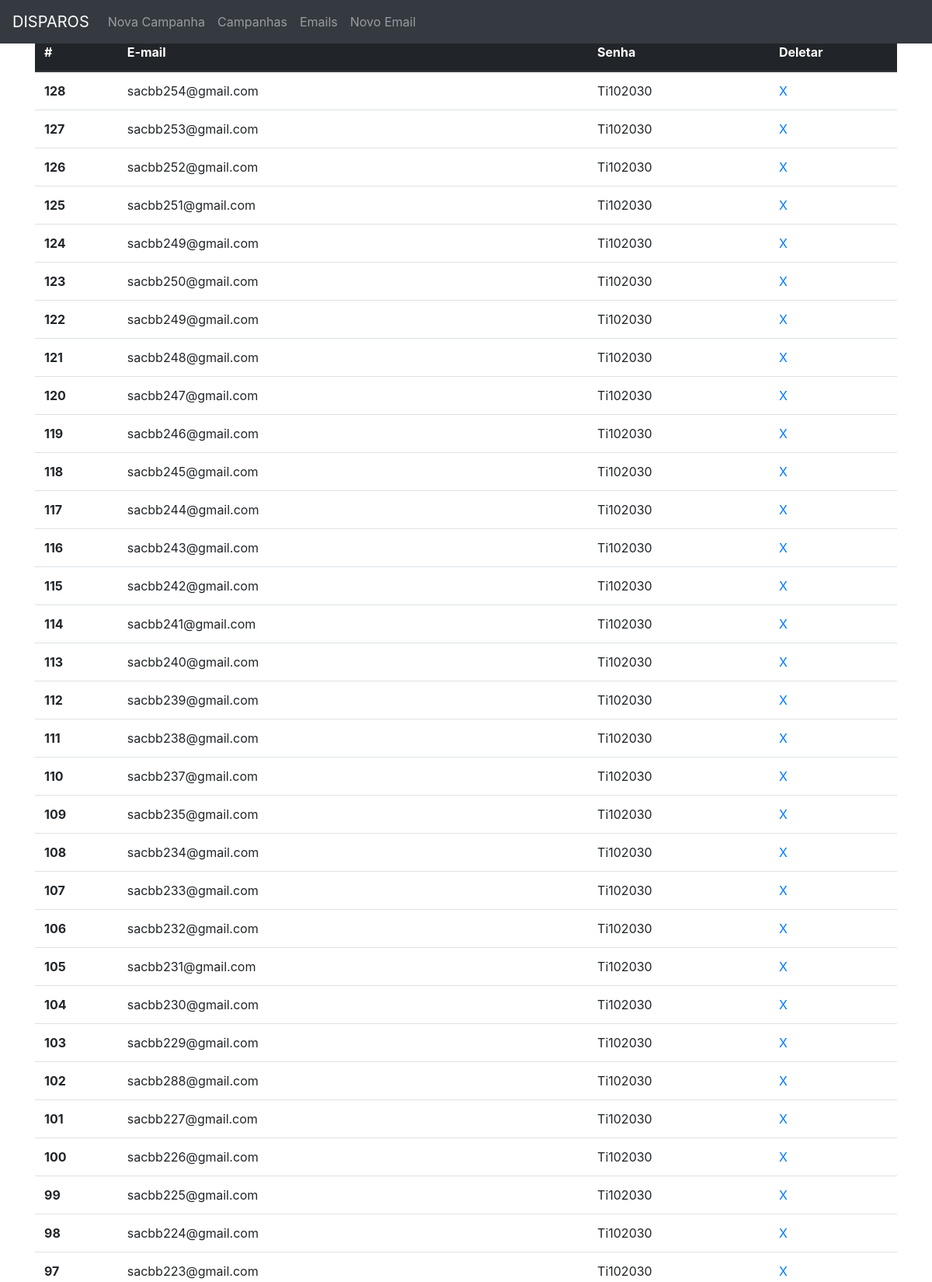
The app's page /emails-disparos.php (upper part) with its own data.
### tables this page shows
CREATE TABLE `smtp` (
  `id_smtp` int(11) NOT NULL,
  `email` varchar(255) DEFAULT NULL,
  `senha` varchar(255) DEFAULT NULL,
  `date` date NOT NULL,
  `enviado` int(11) NOT NULL
);

### emails-disparos.php (the view, shortened to what this page needs)
<!doctype html>
<html lang="en" class="h-100">
  <head>
	<link href="https://getbootstrap.com/docs/4.0/dist/css/bootstrap.min.css" rel="stylesheet">
    <link href="https://getbootstrap.com/docs/4.4/examples/sticky-footer-navbar/sticky-footer-navbar.css" rel="stylesheet">
  </head>
  <body class="d-flex flex-column h-100">
	<?php
	include("config.php");
	$sql = "SELECT * FROM smtp ORDER BY id_smtp DESC";
	$result = $PDO->query( $sql );
	$rows = $result->fetchAll( PDO::FETCH_ASSOC );
	?>
    <header>
  <nav class="navbar navbar-expand-md navbar-dark fixed-top bg-dark">
    <a class="navbar-brand" href="#">DISPAROS</a>
    <div class="collapse navbar-collapse" id="navbarCollapse">
      <ul class="navbar-nav mr-auto">
        <li class="nav-item">
          <a class="nav-link" href="index.php">Nova Campanha</a>
        </li>
        <li class="nav-item">
          <a class="nav-link" href="campanhas.php">Campanhas</a>
        </li>
		<li class="nav-item">
          <a class="nav-link" href="emails-disparos.php">Emails</a>
        </li>
        <li class="nav-item">
          <a class="nav-link" href="novo-email.php">Novo Email</a>
        </li>
      </ul>
    </div>
  </nav>
</header>
<main role="main" class="flex-shrink-0">
  <div class="container">
	<h3>E-mails de envios</h3>
	<table class="table">
	  <thead class="thead-dark">
		<tr>
		  <th scope="col">#</th>
		  <th scope="col">E-mail</th>
		  <th scope="col">Senha</th>
		  <th scope="col">Deletar</th>
		</tr>
	  </thead>
	  <tbody>
		<?php
			foreach($rows as $i => $v)
			{
				echo '<tr>
						  <th scope="row">'.$v['id_smtp'].'</th>
						  <td>'.$v['email'].'</td>
						  <td>'.$v['senha'].'</td>
						  <td><a href="apagar-smtp.php?id_smtp='.$v['id_smtp'].'">X</a></td>
						</tr>';
			}
		?>
	  </tbody>
	</table>
  </div>
</main>
      </body>
</html>

### records on screen
smtp: id_smtp "128", email "sacbb254@gmail.com", senha "Ti102030"
smtp: id_smtp "127", email "sacbb253@gmail.com", senha "Ti102030"
smtp: id_smtp "126", email "sacbb252@gmail.com", senha "Ti102030"
smtp: id_smtp "125", email "sacbb251@gmail.com", senha "Ti102030"
smtp: id_smtp "124", email "sacbb249@gmail.com", senha "Ti102030"
smtp: id_smtp "123", email "sacbb250@gmail.com", senha "Ti102030"
smtp: id_smtp "122", email "sacbb249@gmail.com", senha "Ti102030"
smtp: id_smtp "121", email "sacbb248@gmail.com", senha "Ti102030"
smtp: id_smtp "120", email "sacbb247@gmail.com", senha "Ti102030"
smtp: id_smtp "119", email "sacbb246@gmail.com", senha "Ti102030"
smtp: id_smtp "118", email "sacbb245@gmail.com", senha "Ti102030"
smtp: id_smtp "117", email "sacbb244@gmail.com", senha "Ti102030"
smtp: id_smtp "116", email "sacbb243@gmail.com", senha "Ti102030"
smtp: id_smtp "115", email "sacbb242@gmail.com", senha "Ti102030"
smtp: id_smtp "114", email "sacbb241@gmail.com", senha "Ti102030"
smtp: id_smtp "113", email "sacbb240@gmail.com", senha "Ti102030"
smtp: id_smtp "112", email "sacbb239@gmail.com", senha "Ti102030"
smtp: id_smtp "111", email "sacbb238@gmail.com", senha "Ti102030"
smtp: id_smtp "110", email "sacbb237@gmail.com", senha "Ti102030"
smtp: id_smtp "109", email "sacbb235@gmail.com", senha "Ti102030"
smtp: id_smtp "108", email "sacbb234@gmail.com", senha "Ti102030"
smtp: id_smtp "107", email "sacbb233@gmail.com", senha "Ti102030"
smtp: id_smtp "106", email "sacbb232@gmail.com", senha "Ti102030"
smtp: id_smtp "105", email "sacbb231@gmail.com", senha "Ti102030"
smtp: id_smtp "104", email "sacbb230@gmail.com", senha "Ti102030"
smtp: id_smtp "103", email "sacbb229@gmail.com", senha "Ti102030"
smtp: id_smtp "102", email "sacbb288@gmail.com", senha "Ti102030"
smtp: id_smtp "101", email "sacbb227@gmail.com", senha "Ti102030"
smtp: id_smtp "100", email "sacbb226@gmail.com", senha "Ti102030"
smtp: id_smtp "99", email "sacbb225@gmail.com", senha "Ti102030"
smtp: id_smtp "98", email "sacbb224@gmail.com", senha "Ti102030"
smtp: id_smtp "97", email "sacbb223@gmail.com", senha "Ti102030"
